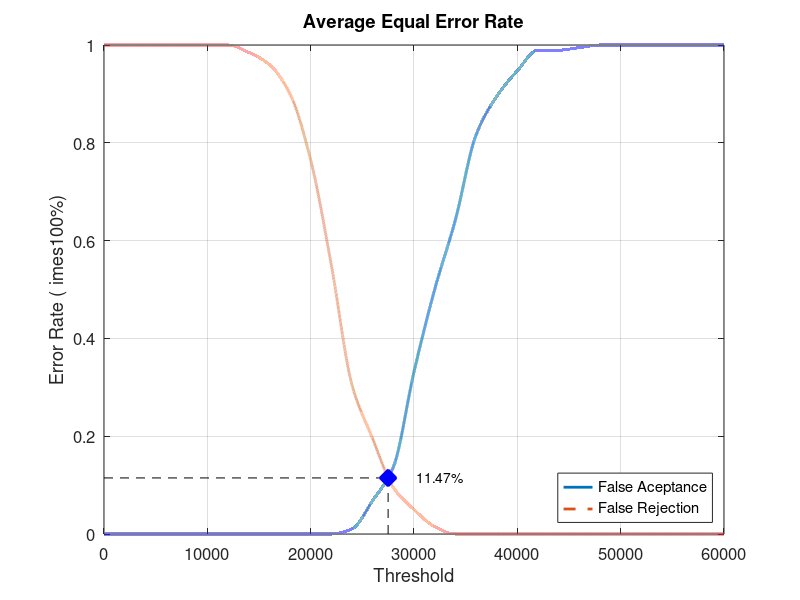
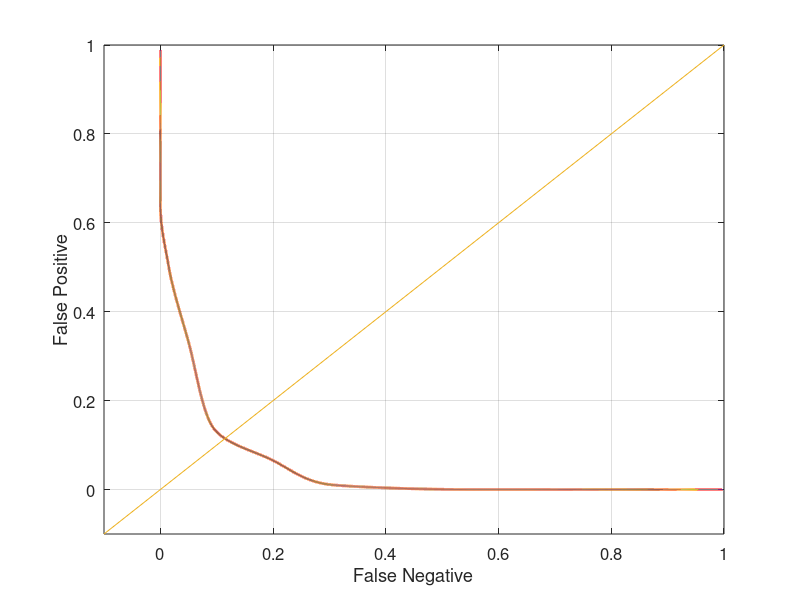

These figures' MATLAB source, in order:
close all;
clear;
clc;
x = 0:2000:60000;
xq = 0:0.5:60000;

y0 = [0 0 0 0 0 0 0 0 0 0 0 0 0.0105263 0.0684211 0.136842 0.331579 0.5 0.642105 0.815789 0.894737 0.947368 0.989474 0.989474 0.994737 1 1 1 1 1 1 1]
yy0 = interp1(x, y0, xq, 'pchip');
y1 = [1 1 1 1 1 1 1 0.985 0.96 0.9 0.765 0.55 0.305 0.195 0.095 0.05 0.015 0 0 0 0 0 0 0 0 0 0 0 0 0 0]
yy1 = interp1(x, y1, xq, 'pchip');

% Calculating EER: 
y2 = abs(y0 - y1);
find(y2 == min(y2))
yy2 = abs(yy0 - yy1);
xEER = find(yy2 == min(yy2));
xEERIndex = xq(xEER) % X-axis EER
yEER = yy0(xEER) % Y-axis EER

main = figure
plot(xq, yy0,'-','LineWidth', 2);	hold on
plot(xq, yy1,'--','LineWidth', 2);	hold on
plot([xEERIndex xEERIndex], [0 yEER], 'k--');	hold on
plot([0 xEERIndex], [yEER yEER], 'k--');	hold on
plot(xEERIndex, yEER, 'bx', 'LineWidth', 10);	hold on
text(xEERIndex + 10 * xEERIndex / 100, yEER, [num2str(round((10000 * yEER)) / 100) '%'])
legend('False Aceptance', 'False Rejection', 'Location', 'SouthEast')
xlabel('Threshold')
ylabel('Error Rate (	imes100%)')
title('Average Equal Error Rate')
set(gca, 'FontSize', 12)
axis([0 60000 0 1])
grid on

print(main, 'Database3_4Main', '-dpng');
FNRxFPR = figure('Color', [1 1 1]);
plot(yy1, yy0, '-', yy1, yy0, 'LineWidth', 2);
hold on
y = -0.1:0.1:1
plot(y, y); 
set(gca, 'FontSize', 12)
xlabel('False Negative')
ylabel('False Positive')
axis([-0.1 1 -0.1 1])
set(gca, 'FontSize', 12)
grid on

print(FNRxFPR, 'Database3_4FNRxFPR','-dpng');
